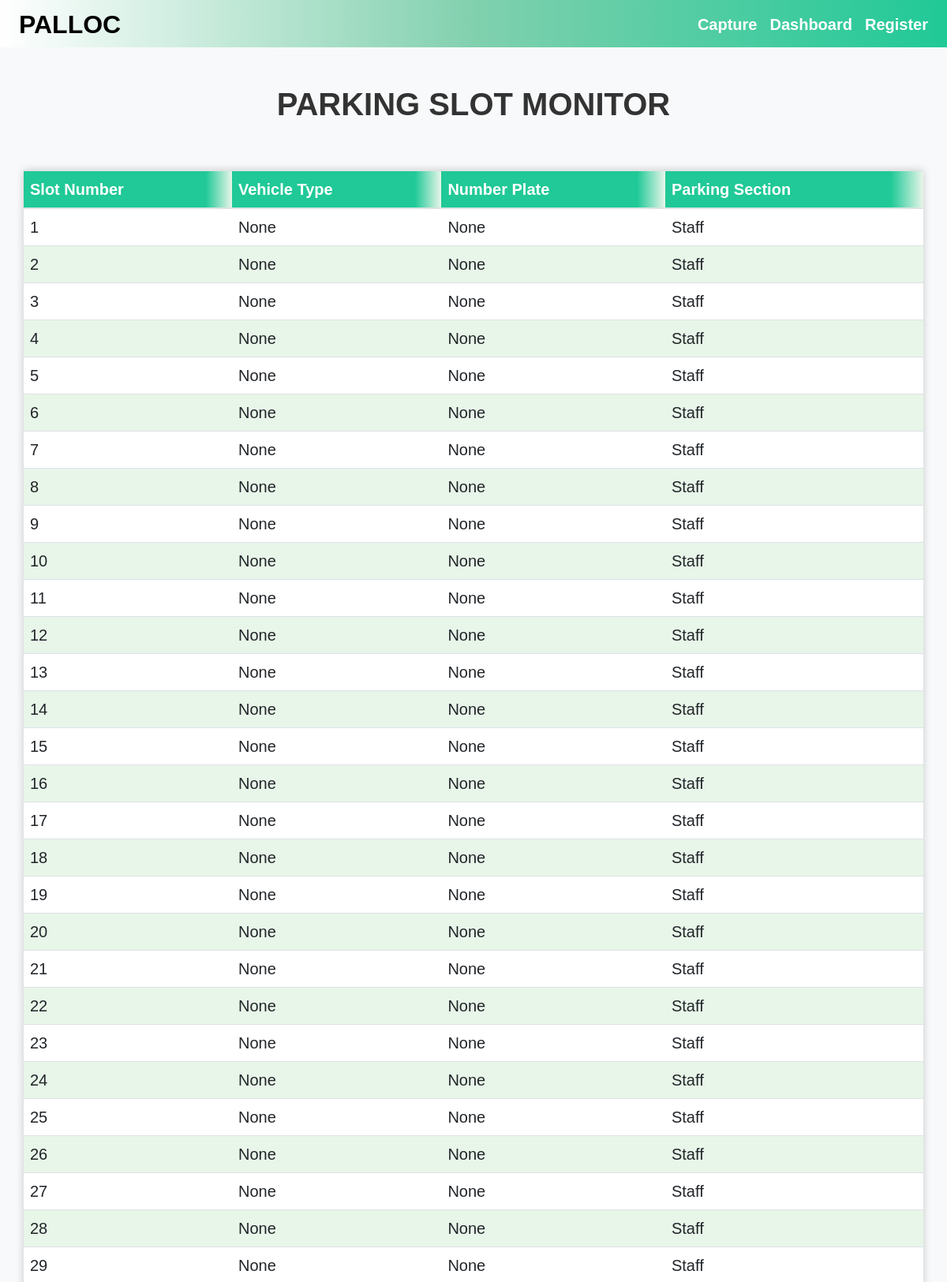
The page /display (upper part) on the database its author committed.
### app.py (models this page shows)
class Slot(db.Model):
    id = db.Column(db.Integer, unique=True, nullable=False, primary_key=True)
    status = db.Column(db.Boolean)
    priority = db.Column(db.String(20))
    vehicle_type = db.Column(db.String(50))
    plate = db.Column(db.String(50))

### app.py (the view)
@app.route("/display" , methods=["GET" , "POST"])
def display():
    data = db.session.query(Slot).all()
    return render_template("Dashboard.html" , data=data)

### templates/Dashboard.html (shortened to what this page needs)
<!DOCTYPE html>
<html>
<head>
    <link rel="stylesheet" href="https://maxcdn.bootstrapcdn.com/bootstrap/4.5.2/css/bootstrap.min.css">
    <link href="https://cdn.jsdelivr.net/npm/bootstrap@5.2.3/dist/css/bootstrap.min.css" rel="stylesheet">
</head>
<body>
    <nav class="navbar navbar-expand-lg navbar-light bg-dark" style="max-height: 60px;">
    <div class="px-4">
        <h2 class="text-black h2"><b>PALLOC</b></h2>
    </div>
    <div class="flex-grow-1 d-flex justify-content-end with-margin">
    <div class="px-3">
        <ul class="navbar-nav">
            <li class="nav-item">
                <a class="nav-link" href="/"><h5 class="text-white h5"><b>Capture</b></h5></a>
            </li>
            <li class="nav-item">
                <a class="nav-link" href="#"><h5 class="text-white h5"><b>Dashboard</b></h5></a>
            </li>
            <li class="nav-item">
                <a class="nav-link" href="/register"><h5 class="text-white h5"><b>Register</b></h5></a>
            </li>
        </ul>
    </div></div>
</nav>
    <div class="py-5">
    <h1><b>PARKING SLOT MONITOR</b></h1></div>
<div class="container mt-1">
    <div class="row no-gutters justify-content-center">
            <table class="table">
                <thead class="thead">
                    <tr>
                        <th scope="col">Slot Number</th>
                        <th scope="col">Vehicle Type</th>
                        <th scope="col">Number Plate</th>
                        <th scope="col">Parking Section</th>
                    </tr>
                </thead>
                <tbody>
                    {% for record in data %}
                        <tr>
                            <td>{{ record.id }}</td>
                            <td>{{ record.vehicle_type }}</td>
                            <td>{{ record.plate }}</td>
                            <td>{{ record.priority }}</td>
                        </tr>
                    {% endfor %}
                </tbody>
            </table>
        </div>
    </div>
</body>
</html>

### templates/Dashboard.html (style rules this page uses)
body { font-family: Arial, sans-serif; background-color: #f8f9fa; margin: 0; padding: 0; }
h1 { text-align: center; color: #333; }
table { width: 80%; border-collapse: collapse; margin-top: 5px; background-color: #fff; box-shadow: 0px 0px 10px rgba(0, 0, 0, 0.2); border: 1px green; }
th, td { padding: 10px; text-align: left; font-size: 20px; }
th { background-image: linear-gradient(90deg, #20c997, #20c997, #20c997, #20c997, #20c997, #20c997, #20c997, #20c997, #E8F5E9); color: #fff; }
tr:nth-child(even) { background-color: #E8F5E9; }
.navbar h2,li { margin-top: 10px; }
.navbar { background-image: linear-gradient(270deg,#20c997, #81D0AE, white); }

### rows shown on the page
Slot: id "1", vehicle_type "None", plate "None", priority "Staff"
Slot: id "2", vehicle_type "None", plate "None", priority "Staff"
Slot: id "3", vehicle_type "None", plate "None", priority "Staff"
Slot: id "4", vehicle_type "None", plate "None", priority "Staff"
Slot: id "5", vehicle_type "None", plate "None", priority "Staff"
Slot: id "6", vehicle_type "None", plate "None", priority "Staff"
Slot: id "7", vehicle_type "None", plate "None", priority "Staff"
Slot: id "8", vehicle_type "None", plate "None", priority "Staff"
Slot: id "9", vehicle_type "None", plate "None", priority "Staff"
Slot: id "10", vehicle_type "None", plate "None", priority "Staff"
Slot: id "11", vehicle_type "None", plate "None", priority "Staff"
Slot: id "12", vehicle_type "None", plate "None", priority "Staff"
Slot: id "13", vehicle_type "None", plate "None", priority "Staff"
Slot: id "14", vehicle_type "None", plate "None", priority "Staff"
Slot: id "15", vehicle_type "None", plate "None", priority "Staff"
Slot: id "16", vehicle_type "None", plate "None", priority "Staff"
Slot: id "17", vehicle_type "None", plate "None", priority "Staff"
Slot: id "18", vehicle_type "None", plate "None", priority "Staff"
Slot: id "19", vehicle_type "None", plate "None", priority "Staff"
Slot: id "20", vehicle_type "None", plate "None", priority "Staff"
Slot: id "21", vehicle_type "None", plate "None", priority "Staff"
Slot: id "22", vehicle_type "None", plate "None", priority "Staff"
Slot: id "23", vehicle_type "None", plate "None", priority "Staff"
Slot: id "24", vehicle_type "None", plate "None", priority "Staff"
Slot: id "25", vehicle_type "None", plate "None", priority "Staff"
Slot: id "26", vehicle_type "None", plate "None", priority "Staff"
Slot: id "27", vehicle_type "None", plate "None", priority "Staff"
Slot: id "28", vehicle_type "None", plate "None", priority "Staff"
Slot: id "29", vehicle_type "None", plate "None", priority "Staff"
